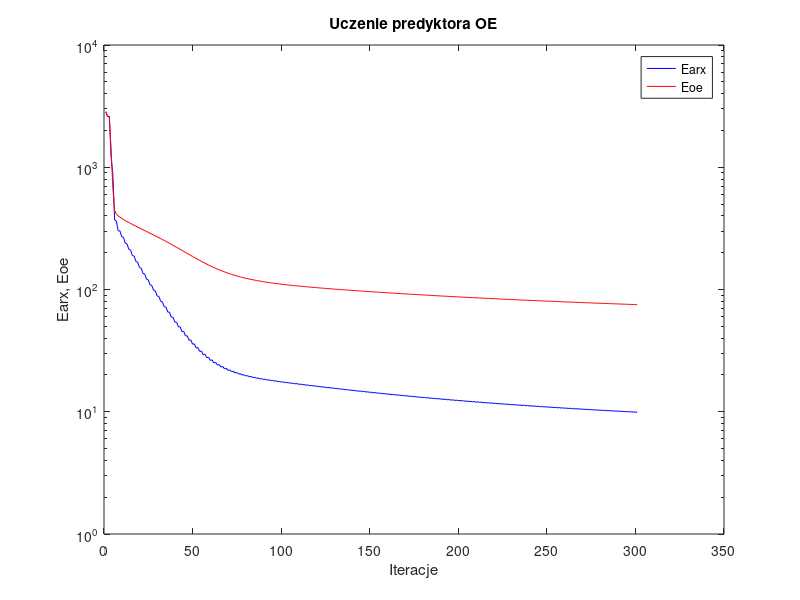
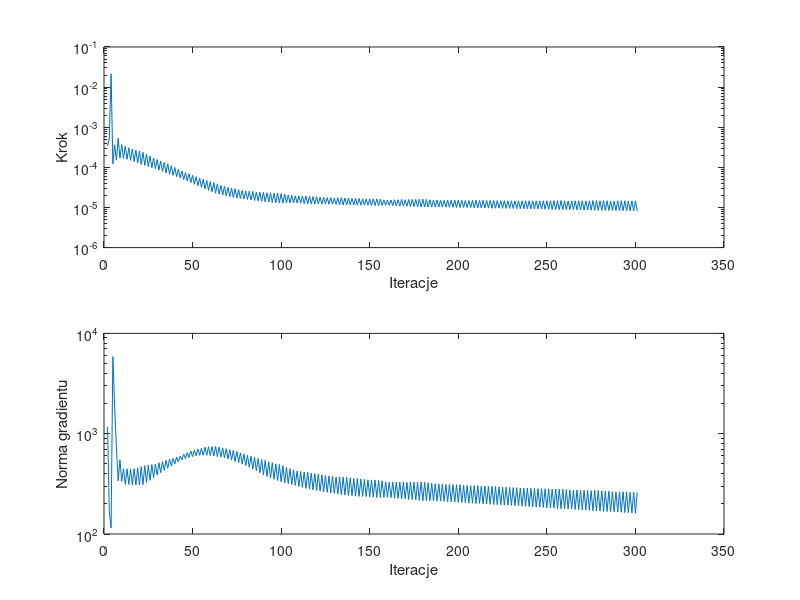

The MATLAB script that drew these images, in order:
%uczenie predyktora oe
clear all;
n=0; farx(n+1)=2.832112e+003; foe(n+1)=2.857466e+003; wspucz(n+1)=0.000000e+000; ng(n+1)=0.000000e+000;
n=1; farx(n+1)=2.600038e+003; foe(n+1)=2.613639e+003; krok(n+1)=3.383827e-004; ng(n+1)=1.170172e+003;
n=2; farx(n+1)=2.603881e+003; foe(n+1)=2.609176e+003; krok(n+1)=5.426600e-004; ng(n+1)=1.678216e+002;
n=3; farx(n+1)=1.214941e+003; foe(n+1)=1.401858e+003; krok(n+1)=2.142359e-002; ng(n+1)=1.150452e+002;
n=4; farx(n+1)=8.694541e+002; foe(n+1)=6.815690e+002; krok(n+1)=1.213830e-004; ng(n+1)=5.859872e+003;
n=5; farx(n+1)=3.721939e+002; foe(n+1)=4.412759e+002; krok(n+1)=3.661592e-004; ng(n+1)=1.883810e+003;
n=6; farx(n+1)=3.618331e+002; foe(n+1)=4.146306e+002; krok(n+1)=1.513067e-004; ng(n+1)=7.305520e+002;
n=7; farx(n+1)=3.018602e+002; foe(n+1)=4.005373e+002; krok(n+1)=5.333789e-004; ng(n+1)=3.384177e+002;
n=8; farx(n+1)=3.011447e+002; foe(n+1)=3.903910e+002; krok(n+1)=1.697983e-004; ng(n+1)=5.505409e+002;
n=9; farx(n+1)=2.702214e+002; foe(n+1)=3.816671e+002; krok(n+1)=3.697036e-004; ng(n+1)=3.345442e+002;
n=10; farx(n+1)=2.670021e+002; foe(n+1)=3.739367e+002; krok(n+1)=1.674127e-004; ng(n+1)=4.475139e+002;
n=11; farx(n+1)=2.392384e+002; foe(n+1)=3.664530e+002; krok(n+1)=3.383827e-004; ng(n+1)=3.129803e+002;
n=12; farx(n+1)=2.363328e+002; foe(n+1)=3.596483e+002; krok(n+1)=1.592395e-004; ng(n+1)=4.462316e+002;
n=13; farx(n+1)=2.131075e+002; foe(n+1)=3.530651e+002; krok(n+1)=3.067806e-004; ng(n+1)=3.119250e+002;
n=14; farx(n+1)=2.102955e+002; foe(n+1)=3.469525e+002; krok(n+1)=1.500113e-004; ng(n+1)=4.423827e+002;
n=15; farx(n+1)=1.900575e+002; foe(n+1)=3.409107e+002; krok(n+1)=2.873709e-004; ng(n+1)=3.092435e+002;
n=16; farx(n+1)=1.874994e+002; foe(n+1)=3.352355e+002; krok(n+1)=1.395201e-004; ng(n+1)=4.472903e+002;
n=17; farx(n+1)=1.696850e+002; foe(n+1)=3.295632e+002; krok(n+1)=2.697438e-004; ng(n+1)=3.080281e+002;
n=18; farx(n+1)=1.674030e+002; foe(n+1)=3.241979e+002; krok(n+1)=1.289393e-004; ng(n+1)=4.551176e+002;
n=19; farx(n+1)=1.514580e+002; foe(n+1)=3.187531e+002; krok(n+1)=2.560416e-004; ng(n+1)=3.079410e+002;
n=20; farx(n+1)=1.495021e+002; foe(n+1)=3.135640e+002; krok(n+1)=1.187827e-004; ng(n+1)=4.687475e+002;
n=21; farx(n+1)=1.353530e+002; foe(n+1)=3.083163e+002; krok(n+1)=2.377984e-004; ng(n+1)=3.096088e+002;
n=22; farx(n+1)=1.336718e+002; foe(n+1)=3.032879e+002; krok(n+1)=1.107642e-004; ng(n+1)=4.804407e+002;
n=23; farx(n+1)=1.213485e+002; foe(n+1)=2.982685e+002; krok(n+1)=2.130555e-004; ng(n+1)=3.258501e+002;
n=24; farx(n+1)=1.198684e+002; foe(n+1)=2.934268e+002; krok(n+1)=1.042068e-004; ng(n+1)=4.867450e+002;
n=25; farx(n+1)=1.090741e+002; foe(n+1)=2.885837e+002; krok(n+1)=1.906434e-004; ng(n+1)=3.429087e+002;
n=26; farx(n+1)=1.077878e+002; foe(n+1)=2.838886e+002; krok(n+1)=9.776439e-005; ng(n+1)=4.934428e+002;
n=27; farx(n+1)=9.827372e+001; foe(n+1)=2.791558e+002; krok(n+1)=1.711903e-004; ng(n+1)=3.635893e+002;
n=28; farx(n+1)=9.716079e+001; foe(n+1)=2.745915e+002; krok(n+1)=9.210340e-005; ng(n+1)=4.989134e+002;
n=29; farx(n+1)=8.860756e+001; foe(n+1)=2.699578e+002; krok(n+1)=1.563635e-004; ng(n+1)=3.871331e+002;
n=30; farx(n+1)=8.772676e+001; foe(n+1)=2.654314e+002; krok(n+1)=8.528034e-005; ng(n+1)=5.132329e+002;
n=31; farx(n+1)=7.996657e+001; foe(n+1)=2.608491e+002; krok(n+1)=1.443891e-004; ng(n+1)=4.086803e+002;
n=32; farx(n+1)=7.930648e+001; foe(n+1)=2.563466e+002; krok(n+1)=7.879664e-005; ng(n+1)=5.289166e+002;
n=33; farx(n+1)=7.228021e+001; foe(n+1)=2.518149e+002; krok(n+1)=1.326035e-004; ng(n+1)=4.306808e+002;
n=34; farx(n+1)=7.180759e+001; foe(n+1)=2.473530e+002; krok(n+1)=7.286215e-005; ng(n+1)=5.427638e+002;
n=35; farx(n+1)=6.542022e+001; foe(n+1)=2.428719e+002; krok(n+1)=1.221753e-004; ng(n+1)=4.524927e+002;
n=36; farx(n+1)=6.512590e+001; foe(n+1)=2.384466e+002; krok(n+1)=6.738910e-005; ng(n+1)=5.579878e+002;
n=37; farx(n+1)=5.941414e+001; foe(n+1)=2.340511e+002; krok(n+1)=1.098766e-004; ng(n+1)=4.762464e+002;
n=38; farx(n+1)=5.923564e+001; foe(n+1)=2.297349e+002; krok(n+1)=6.307208e-005; ng(n+1)=5.654173e+002;
n=39; farx(n+1)=5.409241e+001; foe(n+1)=2.254563e+002; krok(n+1)=9.926586e-005; ng(n+1)=5.013723e+002;
n=40; farx(n+1)=5.403478e+001; foe(n+1)=2.212297e+002; krok(n+1)=5.843669e-005; ng(n+1)=5.855856e+002;
n=41; farx(n+1)=4.943510e+001; foe(n+1)=2.170688e+002; krok(n+1)=8.923578e-005; ng(n+1)=5.243461e+002;
n=42; farx(n+1)=4.945903e+001; foe(n+1)=2.129799e+002; krok(n+1)=5.453877e-005; ng(n+1)=6.002272e+002;
n=43; farx(n+1)=4.530484e+001; foe(n+1)=2.089694e+002; krok(n+1)=8.104372e-005; ng(n+1)=5.480571e+002;
n=44; farx(n+1)=4.541893e+001; foe(n+1)=2.049951e+002; krok(n+1)=4.992602e-005; ng(n+1)=6.247541e+002;
n=45; farx(n+1)=4.167003e+001; foe(n+1)=2.011140e+002; krok(n+1)=7.447980e-005; ng(n+1)=5.650775e+002;
n=46; farx(n+1)=4.184819e+001; foe(n+1)=1.972850e+002; krok(n+1)=4.559723e-005; ng(n+1)=6.465286e+002;
n=47; farx(n+1)=3.845583e+001; foe(n+1)=1.935454e+002; krok(n+1)=6.918420e-005; ng(n+1)=5.787538e+002;
n=48; farx(n+1)=3.869444e+001; foe(n+1)=1.898659e+002; krok(n+1)=4.154824e-005; ng(n+1)=6.723333e+002;
n=49; farx(n+1)=3.567258e+001; foe(n+1)=1.863036e+002; krok(n+1)=6.322074e-005; ng(n+1)=5.921198e+002;
n=50; farx(n+1)=3.593377e+001; foe(n+1)=1.828267e+002; krok(n+1)=3.809713e-005; ng(n+1)=6.867036e+002;
n=51; farx(n+1)=3.323309e+001; foe(n+1)=1.794533e+002; krok(n+1)=5.843669e-005; ng(n+1)=6.021104e+002;
n=52; farx(n+1)=3.351553e+001; foe(n+1)=1.761727e+002; krok(n+1)=3.473178e-005; ng(n+1)=7.052875e+002;
n=53; farx(n+1)=3.112058e+001; foe(n+1)=1.729938e+002; krok(n+1)=5.400102e-005; ng(n+1)=6.080967e+002;
n=54; farx(n+1)=3.140520e+001; foe(n+1)=1.699329e+002; krok(n+1)=3.176034e-005; ng(n+1)=7.169853e+002;
n=55; farx(n+1)=2.927185e+001; foe(n+1)=1.669497e+002; krok(n+1)=5.062882e-005; ng(n+1)=6.098646e+002;
n=56; farx(n+1)=2.956121e+001; foe(n+1)=1.640927e+002; krok(n+1)=2.894239e-005; ng(n+1)=7.332895e+002;
n=57; farx(n+1)=2.767608e+001; foe(n+1)=1.613078e+002; krok(n+1)=4.738492e-005; ng(n+1)=6.082129e+002;
n=58; farx(n+1)=2.795886e+001; foe(n+1)=1.586691e+002; krok(n+1)=2.663711e-005; ng(n+1)=7.416249e+002;
n=59; farx(n+1)=2.630347e+001; foe(n+1)=1.560942e+002; krok(n+1)=4.412088e-005; ng(n+1)=6.055938e+002;
n=60; farx(n+1)=2.657100e+001; foe(n+1)=1.536758e+002; krok(n+1)=2.458493e-005; ng(n+1)=7.436618e+002;
n=61; farx(n+1)=2.510698e+001; foe(n+1)=1.512931e+002; krok(n+1)=4.184295e-005; ng(n+1)=5.979017e+002;
n=62; farx(n+1)=2.536641e+001; foe(n+1)=1.490702e+002; krok(n+1)=2.277170e-005; ng(n+1)=7.496736e+002;
n=63; farx(n+1)=2.409399e+001; foe(n+1)=1.468864e+002; krok(n+1)=3.886698e-005; ng(n+1)=5.900716e+002;
n=64; farx(n+1)=2.433438e+001; foe(n+1)=1.448808e+002; krok(n+1)=2.167257e-005; ng(n+1)=7.364805e+002;
n=65; farx(n+1)=2.322970e+001; foe(n+1)=1.429097e+002; krok(n+1)=3.565361e-005; ng(n+1)=5.859549e+002;
n=66; farx(n+1)=2.344844e+001; foe(n+1)=1.411023e+002; krok(n+1)=2.058283e-005; ng(n+1)=7.198103e+002;
n=67; farx(n+1)=2.247607e+001; foe(n+1)=1.393034e+002; krok(n+1)=3.369455e-005; ng(n+1)=5.743303e+002;
n=68; farx(n+1)=2.268125e+001; foe(n+1)=1.376637e+002; krok(n+1)=1.953303e-005; ng(n+1)=7.090886e+002;
n=69; farx(n+1)=2.182523e+001; foe(n+1)=1.360244e+002; krok(n+1)=3.187963e-005; ng(n+1)=5.610356e+002;
n=70; farx(n+1)=2.201571e+001; foe(n+1)=1.345414e+002; krok(n+1)=1.863748e-005; ng(n+1)=6.935574e+002;
n=71; farx(n+1)=2.125457e+001; foe(n+1)=1.330456e+002; krok(n+1)=3.059974e-005; ng(n+1)=5.452753e+002;
n=72; farx(n+1)=2.143523e+001; foe(n+1)=1.316976e+002; krok(n+1)=1.776662e-005; ng(n+1)=6.822265e+002;
n=73; farx(n+1)=2.075774e+001; foe(n+1)=1.303330e+002; krok(n+1)=2.941717e-005; ng(n+1)=5.280932e+002;
n=74; farx(n+1)=2.093010e+001; foe(n+1)=1.291108e+002; krok(n+1)=1.720017e-005; ng(n+1)=6.666436e+002;
n=75; farx(n+1)=2.032848e+001; foe(n+1)=1.278775e+002; krok(n+1)=2.780862e-005; ng(n+1)=5.142887e+002;
n=76; farx(n+1)=2.048927e+001; foe(n+1)=1.267745e+002; krok(n+1)=1.675717e-005; ng(n+1)=6.437535e+002;
n=77; farx(n+1)=1.994898e+001; foe(n+1)=1.256541e+002; krok(n+1)=2.669060e-005; ng(n+1)=4.979318e+002;
n=78; farx(n+1)=2.010178e+001; foe(n+1)=1.246532e+002; krok(n+1)=1.632874e-005; ng(n+1)=6.248352e+002;
n=79; farx(n+1)=1.961138e+001; foe(n+1)=1.236349e+002; krok(n+1)=2.580710e-005; ng(n+1)=4.814609e+002;
n=80; farx(n+1)=1.975765e+001; foe(n+1)=1.227224e+002; krok(n+1)=1.581864e-005; ng(n+1)=6.092987e+002;
n=81; farx(n+1)=1.930815e+001; foe(n+1)=1.217915e+002; krok(n+1)=2.531441e-005; ng(n+1)=4.625518e+002;
n=82; farx(n+1)=1.944965e+001; foe(n+1)=1.209557e+002; krok(n+1)=1.530281e-005; ng(n+1)=5.965970e+002;
n=83; farx(n+1)=1.903530e+001; foe(n+1)=1.201028e+002; krok(n+1)=2.490114e-005; ng(n+1)=4.434312e+002;
n=84; farx(n+1)=1.917226e+001; foe(n+1)=1.193362e+002; krok(n+1)=1.486240e-005; ng(n+1)=5.831259e+002;
n=85; farx(n+1)=1.878886e+001; foe(n+1)=1.185541e+002; krok(n+1)=2.443312e-005; ng(n+1)=4.250152e+002;
n=86; farx(n+1)=1.892105e+001; foe(n+1)=1.178509e+002; krok(n+1)=1.453671e-005; ng(n+1)=5.674055e+002;
n=87; farx(n+1)=1.856354e+001; foe(n+1)=1.171336e+002; krok(n+1)=2.395025e-005; ng(n+1)=4.080098e+002;
n=88; farx(n+1)=1.869058e+001; foe(n+1)=1.164863e+002; krok(n+1)=1.416371e-005; ng(n+1)=5.523915e+002;
n=89; farx(n+1)=1.835253e+001; foe(n+1)=1.158226e+002; krok(n+1)=2.390184e-005; ng(n+1)=3.895498e+002;
n=90; farx(n+1)=1.847801e+001; foe(n+1)=1.152212e+002; krok(n+1)=1.384553e-005; ng(n+1)=5.432239e+002;
n=91; farx(n+1)=1.815949e+001; foe(n+1)=1.146105e+002; krok(n+1)=2.330940e-005; ng(n+1)=3.747929e+002;
n=92; farx(n+1)=1.827994e+001; foe(n+1)=1.140548e+002; krok(n+1)=1.361563e-005; ng(n+1)=5.266283e+002;
n=93; farx(n+1)=1.797623e+001; foe(n+1)=1.134875e+002; krok(n+1)=2.307378e-005; ng(n+1)=3.618744e+002;
n=94; farx(n+1)=1.809390e+001; foe(n+1)=1.129694e+002; krok(n+1)=1.338477e-005; ng(n+1)=5.148307e+002;
n=95; farx(n+1)=1.780387e+001; foe(n+1)=1.124421e+002; krok(n+1)=2.262551e-005; ng(n+1)=3.515158e+002;
n=96; farx(n+1)=1.791756e+001; foe(n+1)=1.119590e+002; krok(n+1)=1.319809e-005; ng(n+1)=5.005384e+002;
n=97; farx(n+1)=1.763621e+001; foe(n+1)=1.114655e+002; krok(n+1)=2.253084e-005; ng(n+1)=3.412348e+002;
n=98; farx(n+1)=1.774834e+001; foe(n+1)=1.110090e+002; krok(n+1)=1.290355e-005; ng(n+1)=4.935487e+002;
n=99; farx(n+1)=1.747749e+001; foe(n+1)=1.105444e+002; krok(n+1)=2.219549e-005; ng(n+1)=3.312004e+002;
n=100; farx(n+1)=1.758663e+001; foe(n+1)=1.101158e+002; krok(n+1)=1.284475e-005; ng(n+1)=4.797466e+002;
n=101; farx(n+1)=1.732698e+001; foe(n+1)=1.096802e+002; krok(n+1)=2.139878e-005; ng(n+1)=3.232711e+002;
n=102; farx(n+1)=1.743272e+001; foe(n+1)=1.092790e+002; krok(n+1)=1.302585e-005; ng(n+1)=4.614349e+002;
n=103; farx(n+1)=1.718084e+001; foe(n+1)=1.088726e+002; krok(n+1)=2.047517e-005; ng(n+1)=3.179160e+002;
n=104; farx(n+1)=1.728335e+001; foe(n+1)=1.084932e+002; krok(n+1)=1.302585e-005; ng(n+1)=4.476347e+002;
n=105; farx(n+1)=1.703771e+001; foe(n+1)=1.081079e+002; krok(n+1)=1.999909e-005; ng(n+1)=3.110625e+002;
n=106; farx(n+1)=1.713836e+001; foe(n+1)=1.077466e+002; krok(n+1)=1.302585e-005; ng(n+1)=4.369660e+002;
n=107; farx(n+1)=1.689931e+001; foe(n+1)=1.073805e+002; krok(n+1)=1.936462e-005; ng(n+1)=3.052197e+002;
n=108; farx(n+1)=1.699561e+001; foe(n+1)=1.070362e+002; krok(n+1)=1.290553e-005; ng(n+1)=4.242340e+002;
n=109; farx(n+1)=1.675993e+001; foe(n+1)=1.066829e+002; krok(n+1)=1.943349e-005; ng(n+1)=2.972012e+002;
n=110; farx(n+1)=1.685594e+001; foe(n+1)=1.063507e+002; krok(n+1)=1.275150e-005; ng(n+1)=4.197419e+002;
n=111; farx(n+1)=1.662286e+001; foe(n+1)=1.060112e+002; krok(n+1)=1.925750e-005; ng(n+1)=2.912709e+002;
n=112; farx(n+1)=1.671799e+001; foe(n+1)=1.056899e+002; krok(n+1)=1.254943e-005; ng(n+1)=4.152584e+002;
n=113; farx(n+1)=1.648687e+001; foe(n+1)=1.053611e+002; krok(n+1)=1.928098e-005; ng(n+1)=2.848359e+002;
n=114; farx(n+1)=1.658238e+001; foe(n+1)=1.050491e+002; krok(n+1)=1.240203e-005; ng(n+1)=4.124386e+002;
n=115; farx(n+1)=1.635487e+001; foe(n+1)=1.047316e+002; krok(n+1)=1.895924e-005; ng(n+1)=2.798301e+002;
n=116; farx(n+1)=1.644905e+001; foe(n+1)=1.044298e+002; krok(n+1)=1.235197e-005; ng(n+1)=4.051699e+002;
n=117; farx(n+1)=1.622412e+001; foe(n+1)=1.041223e+002; krok(n+1)=1.873112e-005; ng(n+1)=2.751470e+002;
n=118; farx(n+1)=1.631760e+001; foe(n+1)=1.038291e+002; krok(n+1)=1.225273e-005; ng(n+1)=4.000804e+002;
n=119; farx(n+1)=1.609524e+001; foe(n+1)=1.035304e+002; krok(n+1)=1.854561e-005; ng(n+1)=2.705390e+002;
n=120; farx(n+1)=1.618857e+001; foe(n+1)=1.032450e+002; krok(n+1)=1.222055e-005; ng(n+1)=3.951464e+002;
n=121; farx(n+1)=1.596935e+001; foe(n+1)=1.029554e+002; krok(n+1)=1.815977e-005; ng(n+1)=2.670942e+002;
n=122; farx(n+1)=1.606172e+001; foe(n+1)=1.026781e+002; krok(n+1)=1.222055e-005; ng(n+1)=3.884305e+002;
n=123; farx(n+1)=1.584506e+001; foe(n+1)=1.023965e+002; krok(n+1)=1.786413e-005; ng(n+1)=2.637275e+002;
n=124; farx(n+1)=1.593662e+001; foe(n+1)=1.021262e+002; krok(n+1)=1.216245e-005; ng(n+1)=3.831108e+002;
n=125; farx(n+1)=1.572252e+001; foe(n+1)=1.018513e+002; krok(n+1)=1.766648e-005; ng(n+1)=2.600636e+002;
n=126; farx(n+1)=1.581337e+001; foe(n+1)=1.015874e+002; krok(n+1)=1.209645e-005; ng(n+1)=3.782516e+002;
n=127; farx(n+1)=1.560054e+001; foe(n+1)=1.013186e+002; krok(n+1)=1.759837e-005; ng(n+1)=2.565402e+002;
n=128; farx(n+1)=1.569276e+001; foe(n+1)=1.010598e+002; krok(n+1)=1.209447e-005; ng(n+1)=3.762710e+002;
n=129; farx(n+1)=1.548323e+001; foe(n+1)=1.007986e+002; krok(n+1)=1.707914e-005; ng(n+1)=2.548871e+002;
n=130; farx(n+1)=1.557259e+001; foe(n+1)=1.005464e+002; krok(n+1)=1.197415e-005; ng(n+1)=3.687685e+002;
n=131; farx(n+1)=1.536293e+001; foe(n+1)=1.002885e+002; krok(n+1)=1.743790e-005; ng(n+1)=2.500113e+002;
n=132; farx(n+1)=1.545387e+001; foe(n+1)=1.000393e+002; krok(n+1)=1.171829e-005; ng(n+1)=3.713103e+002;
n=133; farx(n+1)=1.524550e+001; foe(n+1)=9.978535e+001; krok(n+1)=1.751338e-005; ng(n+1)=2.462880e+002;
n=134; farx(n+1)=1.533745e+001; foe(n+1)=9.954028e+001; krok(n+1)=1.165470e-005; ng(n+1)=3.700518e+002;
n=135; farx(n+1)=1.513074e+001; foe(n+1)=9.929204e+001; krok(n+1)=1.729605e-005; ng(n+1)=2.442271e+002;
n=136; farx(n+1)=1.522250e+001; foe(n+1)=9.905151e+001; krok(n+1)=1.157184e-005; ng(n+1)=3.670440e+002;
n=137; farx(n+1)=1.501902e+001; foe(n+1)=9.880762e+001; krok(n+1)=1.709205e-005; ng(n+1)=2.414593e+002;
n=138; farx(n+1)=1.511043e+001; foe(n+1)=9.857240e+001; krok(n+1)=1.165470e-005; ng(n+1)=3.612860e+002;
n=139; farx(n+1)=1.490879e+001; foe(n+1)=9.833442e+001; krok(n+1)=1.675717e-005; ng(n+1)=2.409001e+002;
n=140; farx(n+1)=1.499924e+001; foe(n+1)=9.810364e+001; krok(n+1)=1.155324e-005; ng(n+1)=3.574903e+002;
n=141; farx(n+1)=1.479863e+001; foe(n+1)=9.786884e+001; krok(n+1)=1.686358e-005; ng(n+1)=2.385323e+002;
n=142; farx(n+1)=1.488983e+001; foe(n+1)=9.764126e+001; krok(n+1)=1.143043e-005; ng(n+1)=3.571290e+002;
n=143; farx(n+1)=1.469138e+001; foe(n+1)=9.741026e+001; krok(n+1)=1.675917e-005; ng(n+1)=2.370433e+002;
n=144; farx(n+1)=1.478281e+001; foe(n+1)=9.718671e+001; krok(n+1)=1.144248e-005; ng(n+1)=3.538503e+002;
n=145; farx(n+1)=1.458640e+001; foe(n+1)=9.696053e+001; krok(n+1)=1.649119e-005; ng(n+1)=2.368976e+002;
n=146; farx(n+1)=1.467760e+001; foe(n+1)=9.674103e+001; krok(n+1)=1.144248e-005; ng(n+1)=3.500694e+002;
n=147; farx(n+1)=1.448304e+001; foe(n+1)=9.651903e+001; krok(n+1)=1.631013e-005; ng(n+1)=2.362678e+002;
n=148; farx(n+1)=1.457387e+001; foe(n+1)=9.630325e+001; krok(n+1)=1.138543e-005; ng(n+1)=3.470376e+002;
n=149; farx(n+1)=1.438039e+001; foe(n+1)=9.608460e+001; krok(n+1)=1.630719e-005; ng(n+1)=2.348201e+002;
n=150; farx(n+1)=1.447156e+001; foe(n+1)=9.587177e+001; krok(n+1)=1.127096e-005; ng(n+1)=3.462114e+002;
n=151; farx(n+1)=1.427950e+001; foe(n+1)=9.565616e+001; krok(n+1)=1.631013e-005; ng(n+1)=2.331315e+002;
n=152; farx(n+1)=1.437061e+001; foe(n+1)=9.544636e+001; krok(n+1)=1.115447e-005; ng(n+1)=3.448329e+002;
n=153; farx(n+1)=1.417936e+001; foe(n+1)=9.523339e+001; krok(n+1)=1.641304e-005; ng(n+1)=2.311434e+002;
n=154; farx(n+1)=1.427177e+001; foe(n+1)=9.502606e+001; krok(n+1)=1.109569e-005; ng(n+1)=3.449999e+002;
n=155; farx(n+1)=1.408333e+001; foe(n+1)=9.481706e+001; krok(n+1)=1.611741e-005; ng(n+1)=2.307891e+002;
n=156; farx(n+1)=1.417599e+001; foe(n+1)=9.461382e+001; krok(n+1)=1.126542e-005; ng(n+1)=3.398079e+002;
n=157; farx(n+1)=1.399097e+001; foe(n+1)=9.441017e+001; krok(n+1)=1.549177e-005; ng(n+1)=2.325965e+002;
n=158; farx(n+1)=1.408159e+001; foe(n+1)=9.421155e+001; krok(n+1)=1.138585e-005; ng(n+1)=3.317368e+002;
n=159; farx(n+1)=1.389846e+001; foe(n+1)=9.401136e+001; krok(n+1)=1.530281e-005; ng(n+1)=2.321529e+002;
n=160; farx(n+1)=1.398828e+001; foe(n+1)=9.381593e+001; krok(n+1)=1.132635e-005; ng(n+1)=3.285515e+002;
n=161; farx(n+1)=1.380592e+001; foe(n+1)=9.361825e+001; krok(n+1)=1.538457e-005; ng(n+1)=2.303684e+002;
n=162; farx(n+1)=1.389597e+001; foe(n+1)=9.342508e+001; krok(n+1)=1.115447e-005; ng(n+1)=3.288433e+002;
n=163; farx(n+1)=1.371401e+001; foe(n+1)=9.322939e+001; krok(n+1)=1.558595e-005; ng(n+1)=2.279583e+002;
n=164; farx(n+1)=1.380520e+001; foe(n+1)=9.303806e+001; krok(n+1)=1.101046e-005; ng(n+1)=3.304037e+002;
n=165; farx(n+1)=1.362427e+001; foe(n+1)=9.284492e+001; krok(n+1)=1.561223e-005; ng(n+1)=2.264948e+002;
n=166; farx(n+1)=1.371523e+001; foe(n+1)=9.265592e+001; krok(n+1)=1.085468e-005; ng(n+1)=3.299239e+002;
n=167; farx(n+1)=1.353483e+001; foe(n+1)=9.246440e+001; krok(n+1)=1.583652e-005; ng(n+1)=2.239498e+002;
n=168; farx(n+1)=1.362786e+001; foe(n+1)=9.227712e+001; krok(n+1)=1.083629e-005; ng(n+1)=3.313191e+002;
n=169; farx(n+1)=1.344933e+001; foe(n+1)=9.208968e+001; krok(n+1)=1.549259e-005; ng(n+1)=2.246456e+002;
n=170; farx(n+1)=1.354026e+001; foe(n+1)=9.190561e+001; krok(n+1)=1.069939e-005; ng(n+1)=3.274296e+002;
n=171; farx(n+1)=1.336161e+001; foe(n+1)=9.171882e+001; krok(n+1)=1.592832e-005; ng(n+1)=2.210742e+002;
n=172; farx(n+1)=1.345434e+001; foe(n+1)=9.153567e+001; krok(n+1)=1.052881e-005; ng(n+1)=3.310283e+002;
n=173; farx(n+1)=1.327756e+001; foe(n+1)=9.135119e+001; krok(n+1)=1.588017e-005; ng(n+1)=2.196647e+002;
n=174; farx(n+1)=1.336986e+001; foe(n+1)=9.117075e+001; krok(n+1)=1.048504e-005; ng(n+1)=3.286567e+002;
n=175; farx(n+1)=1.319425e+001; foe(n+1)=9.098862e+001; krok(n+1)=1.588017e-005; ng(n+1)=2.183926e+002;
n=176; farx(n+1)=1.328644e+001; foe(n+1)=9.081038e+001; krok(n+1)=1.039083e-005; ng(n+1)=3.277622e+002;
n=177; farx(n+1)=1.311119e+001; foe(n+1)=9.063015e+001; krok(n+1)=1.602405e-005; ng(n+1)=2.166904e+002;
n=178; farx(n+1)=1.320384e+001; foe(n+1)=9.045338e+001; krok(n+1)=1.023989e-005; ng(n+1)=3.289809e+002;
n=179; farx(n+1)=1.303008e+001; foe(n+1)=9.027463e+001; krok(n+1)=1.611741e-005; ng(n+1)=2.146351e+002;
n=180; farx(n+1)=1.312334e+001; foe(n+1)=9.010004e+001; krok(n+1)=1.023758e-005; ng(n+1)=3.278961e+002;
n=181; farx(n+1)=1.295135e+001; foe(n+1)=8.992467e+001; krok(n+1)=1.588017e-005; ng(n+1)=2.145850e+002;
n=182; farx(n+1)=1.304465e+001; foe(n+1)=8.975285e+001; krok(n+1)=1.029142e-005; ng(n+1)=3.248811e+002;
n=183; farx(n+1)=1.287516e+001; foe(n+1)=8.958102e+001; krok(n+1)=1.552186e-005; ng(n+1)=2.149017e+002;
n=184; farx(n+1)=1.296733e+001; foe(n+1)=8.941249e+001; krok(n+1)=1.034200e-005; ng(n+1)=3.199071e+002;
n=185; farx(n+1)=1.279967e+001; foe(n+1)=8.924335e+001; krok(n+1)=1.535224e-005; ng(n+1)=2.143891e+002;
n=186; farx(n+1)=1.289108e+001; foe(n+1)=8.907742e+001; krok(n+1)=1.031835e-005; ng(n+1)=3.169469e+002;
n=187; farx(n+1)=1.272455e+001; foe(n+1)=8.891036e+001; krok(n+1)=1.535224e-005; ng(n+1)=2.131871e+002;
n=188; farx(n+1)=1.281633e+001; foe(n+1)=8.874637e+001; krok(n+1)=1.029142e-005; ng(n+1)=3.160858e+002;
n=189; farx(n+1)=1.265106e+001; foe(n+1)=8.858190e+001; krok(n+1)=1.523649e-005; ng(n+1)=2.126925e+002;
n=190; farx(n+1)=1.274296e+001; foe(n+1)=8.842007e+001; krok(n+1)=1.029142e-005; ng(n+1)=3.143931e+002;
n=191; farx(n+1)=1.257969e+001; foe(n+1)=8.825825e+001; krok(n+1)=1.502405e-005; ng(n+1)=2.123794e+002;
n=192; farx(n+1)=1.267015e+001; foe(n+1)=8.809905e+001; krok(n+1)=1.023989e-005; ng(n+1)=3.108431e+002;
n=193; farx(n+1)=1.250743e+001; foe(n+1)=8.793855e+001; krok(n+1)=1.519696e-005; ng(n+1)=2.103973e+002;
n=194; farx(n+1)=1.259868e+001; foe(n+1)=8.778066e+001; krok(n+1)=1.015216e-005; ng(n+1)=3.118985e+002;
n=195; farx(n+1)=1.243720e+001; foe(n+1)=8.762226e+001; krok(n+1)=1.515170e-005; ng(n+1)=2.094530e+002;
n=196; farx(n+1)=1.252805e+001; foe(n+1)=8.746632e+001; krok(n+1)=1.008355e-005; ng(n+1)=3.105742e+002;
n=197; farx(n+1)=1.236734e+001; foe(n+1)=8.730952e+001; krok(n+1)=1.523649e-005; ng(n+1)=2.079665e+002;
n=198; farx(n+1)=1.245823e+001; foe(n+1)=8.715507e+001; krok(n+1)=9.975945e-006; ng(n+1)=3.107660e+002;
n=199; farx(n+1)=1.229830e+001; foe(n+1)=8.699967e+001; krok(n+1)=1.535151e-005; ng(n+1)=2.062890e+002;
n=200; farx(n+1)=1.239008e+001; foe(n+1)=8.684664e+001; krok(n+1)=9.952471e-006; ng(n+1)=3.110411e+002;
n=201; farx(n+1)=1.223248e+001; foe(n+1)=8.669394e+001; krok(n+1)=1.506473e-005; ng(n+1)=2.062066e+002;
n=202; farx(n+1)=1.232312e+001; foe(n+1)=8.654371e+001; krok(n+1)=9.999543e-006; ng(n+1)=3.064832e+002;
n=203; farx(n+1)=1.216670e+001; foe(n+1)=8.639326e+001; krok(n+1)=1.496279e-005; ng(n+1)=2.056880e+002;
n=204; farx(n+1)=1.225677e+001; foe(n+1)=8.624492e+001; krok(n+1)=9.936047e-006; ng(n+1)=3.049263e+002;
n=205; farx(n+1)=1.210190e+001; foe(n+1)=8.609591e+001; krok(n+1)=1.497616e-005; ng(n+1)=2.041797e+002;
n=206; farx(n+1)=1.219149e+001; foe(n+1)=8.594945e+001; krok(n+1)=9.888364e-006; ng(n+1)=3.032931e+002;
n=207; farx(n+1)=1.203707e+001; foe(n+1)=8.580205e+001; krok(n+1)=1.506057e-005; ng(n+1)=2.029322e+002;
n=208; farx(n+1)=1.212679e+001; foe(n+1)=8.565680e+001; krok(n+1)=9.772716e-006; ng(n+1)=3.039763e+002;
n=209; farx(n+1)=1.197331e+001; foe(n+1)=8.551058e+001; krok(n+1)=1.517047e-005; ng(n+1)=2.012422e+002;
n=210; farx(n+1)=1.206378e+001; foe(n+1)=8.536672e+001; krok(n+1)=9.766516e-006; ng(n+1)=3.039194e+002;
n=211; farx(n+1)=1.191202e+001; foe(n+1)=8.522314e+001; krok(n+1)=1.491645e-005; ng(n+1)=2.013203e+002;
n=212; farx(n+1)=1.200099e+001; foe(n+1)=8.508158e+001; krok(n+1)=9.716744e-006; ng(n+1)=3.005627e+002;
n=213; farx(n+1)=1.185010e+001; foe(n+1)=8.493894e+001; krok(n+1)=1.507081e-005; ng(n+1)=1.994007e+002;
n=214; farx(n+1)=1.193963e+001; foe(n+1)=8.479863e+001; krok(n+1)=9.675237e-006; ng(n+1)=3.008229e+002;
n=215; farx(n+1)=1.179046e+001; foe(n+1)=8.465808e+001; krok(n+1)=1.490654e-005; ng(n+1)=1.989140e+002;
n=216; farx(n+1)=1.187914e+001; foe(n+1)=8.451989e+001; krok(n+1)=9.671965e-006; ng(n+1)=2.978999e+002;
n=217; farx(n+1)=1.173023e+001; foe(n+1)=8.438105e+001; krok(n+1)=1.496279e-005; ng(n+1)=1.980065e+002;
n=218; farx(n+1)=1.181925e+001; foe(n+1)=8.424390e+001; krok(n+1)=9.578449e-006; ng(n+1)=2.987521e+002;
n=219; farx(n+1)=1.167167e+001; foe(n+1)=8.410644e+001; krok(n+1)=1.496592e-005; ng(n+1)=1.967433e+002;
n=220; farx(n+1)=1.176046e+001; foe(n+1)=8.397094e+001; krok(n+1)=9.555815e-006; ng(n+1)=2.973528e+002;
n=221; farx(n+1)=1.161435e+001; foe(n+1)=8.383526e+001; krok(n+1)=1.486954e-005; ng(n+1)=1.960045e+002;
n=222; farx(n+1)=1.170271e+001; foe(n+1)=8.370159e+001; krok(n+1)=9.555815e-006; ng(n+1)=2.952044e+002;
n=223; farx(n+1)=1.155777e+001; foe(n+1)=8.356779e+001; krok(n+1)=1.477879e-005; ng(n+1)=1.954183e+002;
n=224; farx(n+1)=1.164565e+001; foe(n+1)=8.343578e+001; krok(n+1)=9.520842e-006; ng(n+1)=2.935999e+002;
n=225; farx(n+1)=1.150175e+001; foe(n+1)=8.330343e+001; krok(n+1)=1.477879e-005; ng(n+1)=1.943645e+002;
n=226; farx(n+1)=1.158961e+001; foe(n+1)=8.317286e+001; krok(n+1)=9.497821e-006; ng(n+1)=2.926791e+002;
n=227; farx(n+1)=1.144697e+001; foe(n+1)=8.304231e+001; krok(n+1)=1.468165e-005; ng(n+1)=1.937678e+002;
n=228; farx(n+1)=1.153428e+001; foe(n+1)=8.291340e+001; krok(n+1)=9.471564e-006; ng(n+1)=2.908695e+002;
n=229; farx(n+1)=1.139257e+001; foe(n+1)=8.278431e+001; krok(n+1)=1.468165e-005; ng(n+1)=1.927930e+002;
n=230; farx(n+1)=1.147980e+001; foe(n+1)=8.265676e+001; krok(n+1)=9.433029e-006; ng(n+1)=2.901406e+002;
n=231; farx(n+1)=1.133899e+001; foe(n+1)=8.252921e+001; krok(n+1)=1.466008e-005; ng(n+1)=1.919655e+002;
n=232; farx(n+1)=1.142588e+001; foe(n+1)=8.240301e+001; krok(n+1)=9.375707e-006; ng(n+1)=2.893334e+002;
n=233; farx(n+1)=1.128618e+001; foe(n+1)=8.227668e+001; krok(n+1)=1.468165e-005; ng(n+1)=1.907568e+002;
n=234; farx(n+1)=1.137277e+001; foe(n+1)=8.215185e+001; krok(n+1)=9.331364e-006; ng(n+1)=2.883670e+002;
n=235; farx(n+1)=1.123431e+001; foe(n+1)=8.202686e+001; krok(n+1)=1.465800e-005; ng(n+1)=1.897280e+002;
n=236; farx(n+1)=1.132066e+001; foe(n+1)=8.190352e+001; krok(n+1)=9.322149e-006; ng(n+1)=2.868922e+002;
n=237; farx(n+1)=1.118295e+001; foe(n+1)=8.178022e+001; krok(n+1)=1.460917e-005; ng(n+1)=1.891692e+002;
n=238; farx(n+1)=1.126899e+001; foe(n+1)=8.165814e+001; krok(n+1)=9.263865e-006; ng(n+1)=2.862136e+002;
n=239; farx(n+1)=1.113211e+001; foe(n+1)=8.153598e+001; krok(n+1)=1.466008e-005; ng(n+1)=1.879729e+002;
n=240; farx(n+1)=1.121798e+001; foe(n+1)=8.141506e+001; krok(n+1)=9.203865e-006; ng(n+1)=2.858609e+002;
n=241; farx(n+1)=1.108235e+001; foe(n+1)=8.129408e+001; krok(n+1)=1.465430e-005; ng(n+1)=1.868496e+002;
n=242; farx(n+1)=1.116781e+001; foe(n+1)=8.117458e+001; krok(n+1)=9.177209e-006; ng(n+1)=2.844425e+002;
n=243; farx(n+1)=1.103335e+001; foe(n+1)=8.105496e+001; krok(n+1)=1.461294e-005; ng(n+1)=1.859767e+002;
n=244; farx(n+1)=1.111842e+001; foe(n+1)=8.093688e+001; krok(n+1)=9.158722e-006; ng(n+1)=2.829676e+002;
n=245; farx(n+1)=1.098460e+001; foe(n+1)=8.081871e+001; krok(n+1)=1.460917e-005; ng(n+1)=1.852314e+002;
n=246; farx(n+1)=1.106951e+001; foe(n+1)=8.070171e+001; krok(n+1)=9.098641e-006; ng(n+1)=2.826773e+002;
n=247; farx(n+1)=1.093644e+001; foe(n+1)=8.058465e+001; krok(n+1)=1.466008e-005; ng(n+1)=1.841142e+002;
n=248; farx(n+1)=1.102115e+001; foe(n+1)=8.046870e+001; krok(n+1)=9.034834e-006; ng(n+1)=2.824485e+002;
n=249; farx(n+1)=1.088904e+001; foe(n+1)=8.035267e+001; krok(n+1)=1.469853e-005; ng(n+1)=1.829399e+002;
n=250; farx(n+1)=1.097356e+001; foe(n+1)=8.023789e+001; krok(n+1)=8.997287e-006; ng(n+1)=2.817418e+002;
n=251; farx(n+1)=1.084262e+001; foe(n+1)=8.012315e+001; krok(n+1)=1.465430e-005; ng(n+1)=1.820879e+002;
n=252; farx(n+1)=1.092651e+001; foe(n+1)=8.000974e+001; krok(n+1)=8.960031e-006; ng(n+1)=2.802094e+002;
n=253; farx(n+1)=1.079589e+001; foe(n+1)=7.989604e+001; krok(n+1)=1.476011e-005; ng(n+1)=1.809644e+002;
n=254; farx(n+1)=1.087984e+001; foe(n+1)=7.978334e+001; krok(n+1)=8.869972e-006; ng(n+1)=2.810409e+002;
n=255; farx(n+1)=1.075022e+001; foe(n+1)=7.967046e+001; krok(n+1)=1.482745e-005; ng(n+1)=1.796272e+002;
n=256; farx(n+1)=1.083392e+001; foe(n+1)=7.955887e+001; krok(n+1)=8.829868e-006; ng(n+1)=2.803393e+002;
n=257; farx(n+1)=1.070521e+001; foe(n+1)=7.944717e+001; krok(n+1)=1.482745e-005; ng(n+1)=1.787140e+002;
n=258; farx(n+1)=1.078874e+001; foe(n+1)=7.933672e+001; krok(n+1)=8.804989e-006; ng(n+1)=2.795047e+002;
n=259; farx(n+1)=1.066154e+001; foe(n+1)=7.922639e+001; krok(n+1)=1.470858e-005; ng(n+1)=1.780391e+002;
n=260; farx(n+1)=1.074448e+001; foe(n+1)=7.911756e+001; krok(n+1)=8.829868e-006; ng(n+1)=2.769037e+002;
n=261; farx(n+1)=1.061865e+001; foe(n+1)=7.900888e+001; krok(n+1)=1.453926e-005; ng(n+1)=1.777176e+002;
n=262; farx(n+1)=1.070078e+001; foe(n+1)=7.890164e+001; krok(n+1)=8.833238e-006; ng(n+1)=2.743098e+002;
n=263; farx(n+1)=1.057541e+001; foe(n+1)=7.879421e+001; krok(n+1)=1.455793e-005; ng(n+1)=1.769837e+002;
n=264; farx(n+1)=1.065730e+001; foe(n+1)=7.868781e+001; krok(n+1)=8.756691e-006; ng(n+1)=2.743898e+002;
n=265; farx(n+1)=1.053250e+001; foe(n+1)=7.858110e+001; krok(n+1)=1.468165e-005; ng(n+1)=1.756437e+002;
n=266; farx(n+1)=1.061467e+001; foe(n+1)=7.847545e+001; krok(n+1)=8.718949e-006; ng(n+1)=2.747672e+002;
n=267; farx(n+1)=1.049077e+001; foe(n+1)=7.837014e+001; krok(n+1)=1.460917e-005; ng(n+1)=1.751064e+002;
n=268; farx(n+1)=1.057231e+001; foe(n+1)=7.826567e+001; krok(n+1)=8.671956e-006; ng(n+1)=2.735285e+002;
n=269; farx(n+1)=1.044924e+001; foe(n+1)=7.816113e+001; krok(n+1)=1.468165e-005; ng(n+1)=1.738745e+002;
n=270; farx(n+1)=1.053077e+001; foe(n+1)=7.805760e+001; krok(n+1)=8.648025e-006; ng(n+1)=2.731075e+002;
n=271; farx(n+1)=1.040862e+001; foe(n+1)=7.795441e+001; krok(n+1)=1.460917e-005; ng(n+1)=1.733283e+002;
n=272; farx(n+1)=1.048957e+001; foe(n+1)=7.785204e+001; krok(n+1)=8.610243e-006; ng(n+1)=2.718294e+002;
n=273; farx(n+1)=1.036856e+001; foe(n+1)=7.774972e+001; krok(n+1)=1.461294e-005; ng(n+1)=1.722498e+002;
n=274; farx(n+1)=1.044861e+001; foe(n+1)=7.764854e+001; krok(n+1)=8.546025e-006; ng(n+1)=2.704283e+002;
n=275; farx(n+1)=1.032766e+001; foe(n+1)=7.754658e+001; krok(n+1)=1.486240e-005; ng(n+1)=1.706424e+002;
n=276; farx(n+1)=1.040839e+001; foe(n+1)=7.744566e+001; krok(n+1)=8.479063e-006; ng(n+1)=2.722974e+002;
n=277; farx(n+1)=1.028832e+001; foe(n+1)=7.734492e+001; krok(n+1)=1.481560e-005; ng(n+1)=1.699896e+002;
n=278; farx(n+1)=1.036879e+001; foe(n+1)=7.724508e+001; krok(n+1)=8.466097e-006; ng(n+1)=2.711979e+002;
n=279; farx(n+1)=1.024998e+001; foe(n+1)=7.714563e+001; krok(n+1)=1.470169e-005; ng(n+1)=1.694230e+002;
n=280; farx(n+1)=1.032957e+001; foe(n+1)=7.704717e+001; krok(n+1)=8.445859e-006; ng(n+1)=2.690066e+002;
n=281; farx(n+1)=1.021184e+001; foe(n+1)=7.694855e+001; krok(n+1)=1.470858e-005; ng(n+1)=1.683818e+002;
n=282; farx(n+1)=1.029104e+001; foe(n+1)=7.685120e+001; krok(n+1)=8.431791e-006; ng(n+1)=2.676990e+002;
n=283; farx(n+1)=1.017388e+001; foe(n+1)=7.675373e+001; krok(n+1)=1.470169e-005; ng(n+1)=1.677236e+002;
n=284; farx(n+1)=1.025322e+001; foe(n+1)=7.665722e+001; krok(n+1)=8.423638e-006; ng(n+1)=2.673514e+002;
n=285; farx(n+1)=1.013757e+001; foe(n+1)=7.656126e+001; krok(n+1)=1.448879e-005; ng(n+1)=1.674673e+002;
n=286; farx(n+1)=1.021579e+001; foe(n+1)=7.646634e+001; krok(n+1)=8.431791e-006; ng(n+1)=2.641406e+002;
n=287; farx(n+1)=1.010096e+001; foe(n+1)=7.637133e+001; krok(n+1)=1.448879e-005; ng(n+1)=1.666217e+002;
n=288; farx(n+1)=1.017863e+001; foe(n+1)=7.627736e+001; krok(n+1)=8.379583e-006; ng(n+1)=2.633024e+002;
n=289; farx(n+1)=1.006428e+001; foe(n+1)=7.618294e+001; krok(n+1)=1.461294e-005; ng(n+1)=1.653993e+002;
n=290; farx(n+1)=1.014206e+001; foe(n+1)=7.608957e+001; krok(n+1)=8.333245e-006; ng(n+1)=2.637068e+002;
n=291; farx(n+1)=1.002801e+001; foe(n+1)=7.599616e+001; krok(n+1)=1.466008e-005; ng(n+1)=1.646609e+002;
n=292; farx(n+1)=1.010576e+001; foe(n+1)=7.590337e+001; krok(n+1)=8.272636e-006; ng(n+1)=2.641263e+002;
n=293; farx(n+1)=9.992638e+000; foe(n+1)=7.581073e+001; krok(n+1)=1.468165e-005; ng(n+1)=1.636530e+002;
n=294; farx(n+1)=1.007022e+001; foe(n+1)=7.571890e+001; krok(n+1)=8.269595e-006; ng(n+1)=2.631232e+002;
n=295; farx(n+1)=9.958248e+000; foe(n+1)=7.562757e+001; krok(n+1)=1.453671e-005; ng(n+1)=1.632769e+002;
n=296; farx(n+1)=1.003487e+001; foe(n+1)=7.553702e+001; krok(n+1)=8.245594e-006; ng(n+1)=2.609124e+002;
n=297; farx(n+1)=9.923621e+000; foe(n+1)=7.544631e+001; krok(n+1)=1.461294e-005; ng(n+1)=1.621461e+002;
n=298; farx(n+1)=1.000003e+001; foe(n+1)=7.535652e+001; krok(n+1)=8.206521e-006; ng(n+1)=2.605572e+002;
n=299; farx(n+1)=9.889618e+000; foe(n+1)=7.526666e+001; krok(n+1)=1.461294e-005; ng(n+1)=1.612950e+002;
n=300; farx(n+1)=9.965888e+000; foe(n+1)=7.517779e+001; krok(n+1)=8.205260e-006; ng(n+1)=2.596093e+002;

figure; semilogy(farx,'b'); hold on; semilogy(foe,'r'); xlabel('Iteracje'); ylabel('Earx, Eoe'); legend('Earx','Eoe'); title('Uczenie predyktora OE');
figure; subplot(2,1,1); semilogy(krok); xlabel('Iteracje'); ylabel('Krok');
subplot(2,1,2); semilogy(ng); xlabel('Iteracje'); ylabel('Norma gradientu');
Earx=farx(n+1)
Eoe=foe(n+1)
